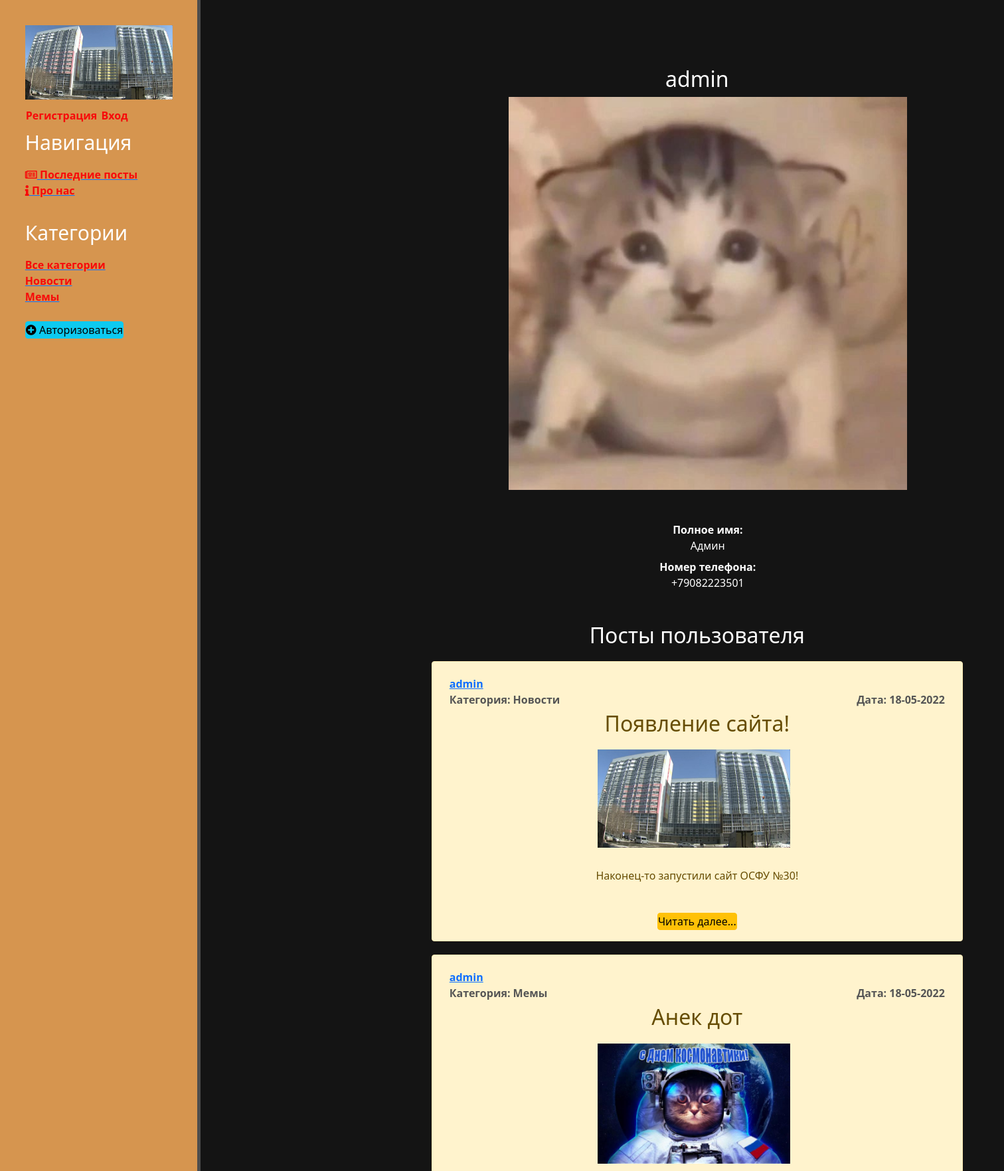
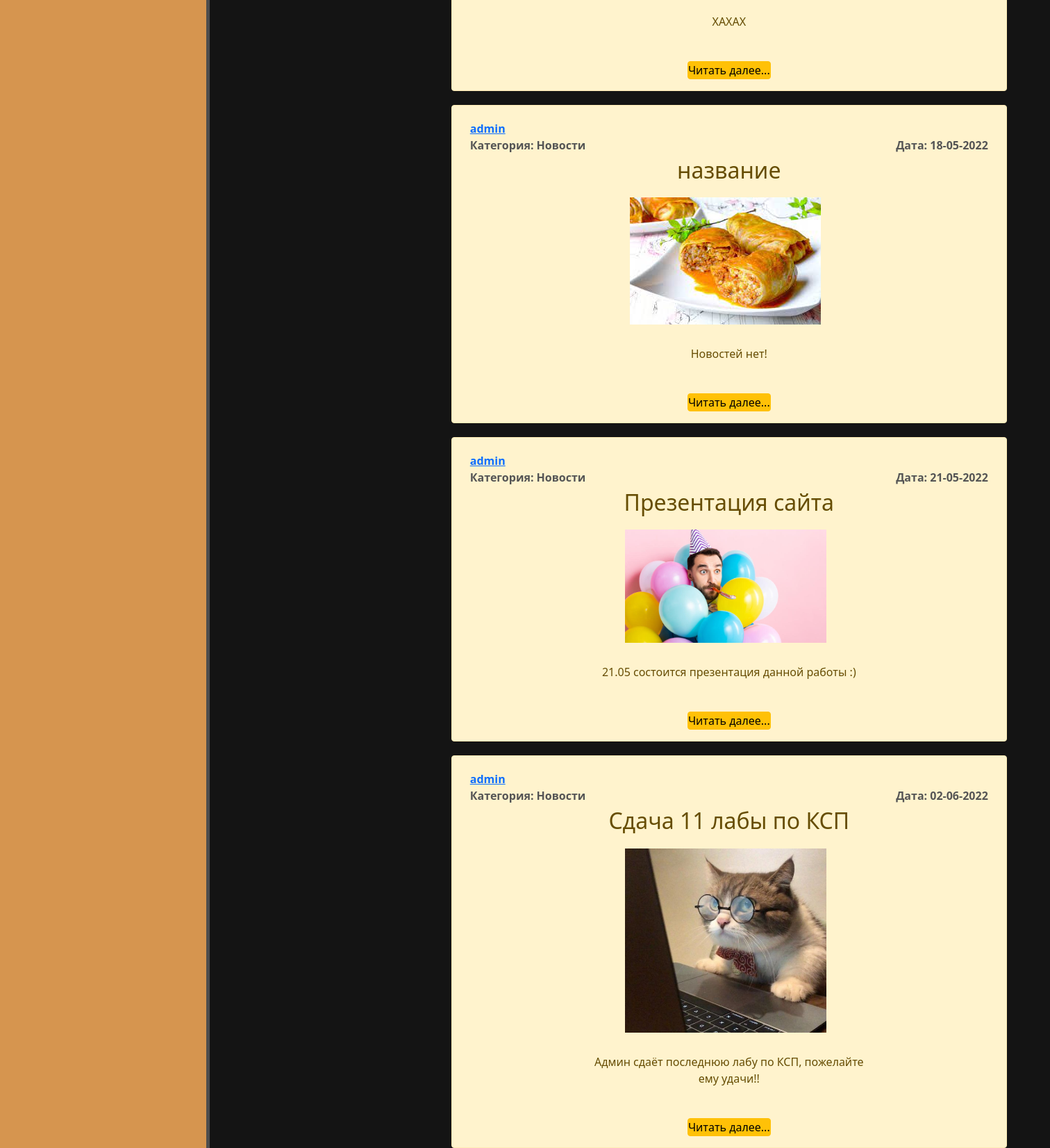
The app's page /profile/1 with its own data (2 pictures, top to bottom).
### main/models.py (models this page shows, shortened)
class Category(models.Model): #категория
    name = models.CharField(max_length=100, db_index=True)
    def __str__(self):
        return self.name
    def get_absolute_url(self):
        return reverse('category', kwargs={'cat_id': self.pk})
    class Meta:
        verbose_name = 'Категория'
        verbose_name_plural = 'Категории'

class Profile(models.Model): #пользователь
    user = models.OneToOneField(User, verbose_name='Пользователь', on_delete=models.CASCADE)
    avatar = models.ImageField("Аватар", upload_to='profile/', blank=True, null=True)
    phone = models.CharField("Телефон", max_length=25)
    first_name = models.CharField("Имя", max_length=50)
    second_name = models.CharField("Фамилия", max_length=50, blank=True, null=True)
    class Meta:
        verbose_name = "Профиль"
        verbose_name_plural = "Профиля"

class Posts(models.Model): #пост
    title = models.CharField('Название', max_length=50)
    full_text = models.TextField('Пост')
    photo = models.ImageField('Фото', upload_to='photos/%Y/%m/%d/', null=True)
    date = models.DateTimeField('Дата публикации', auto_now_add=True)
    cat = models.ForeignKey('Category', on_delete=models.PROTECT)
    author = models.ForeignKey(User, on_delete=models.CASCADE, verbose_name="Автор", related_name="posts", null=True)
    class Meta: #класс названий для таблички (админ панель)
        verbose_name = 'Пост'
        verbose_name_plural = 'Посты'

### main/views.py (the view)
# urls.py: path('profile/<int:profile_id>', post_author, name='profile-detail'),
def post_author(request, profile_id): #метод профиля пользователя
    user = User.objects.get(id=profile_id)
    post = Posts.objects.filter(author=user)
    cats = Category.objects.all()
    profile = get_object_or_404(Profile, pk=profile_id)
    data = {
        'post': post,
        'cats': cats,
        'profile': profile
    }
    return render(request, 'main/user-detail.html', data)

### main/templates/main/user-detail.html (shortened to what this page needs)
{% extends 'main/layout.html' %}
{% block content %}
    <div class="features">
        <div class="profile">
            <h2>{{ profile.user }}</h2>
        <div class="profile row" style="margin-left: 20px;">
            <div class="profile__block">
                {% if profile.avatar.name %}
                    <img src="{{ profile.avatar.url }}" >
                {% endif %}
                <br>
                <br>
            </div>
                <dl class="profile__profile">
                    <dt class="text-right">Полное имя:</dt>
                    <dd class="">{{ profile.first_name }}</dd>
                    <dt class="text-right">Номер телефона:</dt>
                    <dd class="">{{ profile.phone }}</dd>
                </dl>
        </div>
        <br>
        <h2>Посты пользователя</h2>
{% for el in post %}
            <div class="alert alert-warning">
                <div class="article-panel">
                    <p class="first"><a href="{% url 'profile-detail' el.author.id %}">{{ el.author }}</a></p><br>
                    <p class="last">Дата: {{el.date|date:"d-m-Y"}}</p>
	                <p class="first">Категория: {{el.cat}}</p><br>
                </div>
                <h2>{{ el.title }}</h2>
                {% if el.photo %}
	            <p><img class="img-article-left" src="{{ el.photo.url }}"></p>
                {% endif %}
                {% autoescape on %}
	            {{el.full_text|linebreaks|truncatewords:50}}
	            {% endautoescape %}<br>
                <a href="{% url 'post-detail' el.pk %}" class="btn btn-warning">Читать далее...</a>
            </div>
        {% endfor %}
        </div>
    </div>
{% endblock %}

### main/templates/main/layout.html (shortened to what this page needs)
<!doctype html>
{% load static %}
<html lang="en">
<head>
    <link rel="stylesheet" href="https://cdn.jsdelivr.net/npm/bootstrap@5.1.3/dist/css/bootstrap.min.css">
    <link rel="stylesheet" href="{% static 'main/css/main.css' %}">
    <link rel="stylesheet" href="https://use.fontawesome.com/releases/v5.8.2/css/all.css">
    <link rel="stylesheet" href="{% static 'css/scrollup-button.css' %}" type="text/css">
</head>
<body>
<aside>
    <a href="{% url 'home' %}"><img src="{% static 'main/img/fon.jpeg' %}" alt=""></a>
    <ul>
        {% if user.is_authenticated  %}
            <a href="#" class="btn" id="user-page"><li>Личный кабинет</li></a>
            <a href="{% url 'profile-detail' user.id %}" class="btn addPages" style="display:none;"><li>Профиль</li></a>
            <a href="{% url 'exit' %}" class="btn addPages" style="display:none;"><li>Выход</li></a>
        {% else %}
            <a href="{% url 'reg' %}" class="btn"><li>Регистрация</li></a>
            <a href="{% url 'user' %}" class="btn"><li>Вход</li></a>
        {% endif %}
    </ul>
    <h3>Навигация</h3>
    <ul>
        <a href="{% url 'post_home' %}"><li><i class="far fa-newspaper"></i> Последние посты</li></a>
        <a href="{% url 'about' %}"><li><i class="fas fa-info"></i> Про нас</li></a>
    </ul>
    <br>
    <h3>Категории</h3>
    <ul>
        <a href="{% url 'post_home' %}"><li>Все категории</li></a>
        {% for c in cats %}
                <a href="{{ c.get_absolute_url }}"><li>{{ c.name }}</li></a>
        {% endfor %}
    </ul>
    <br>
         {% if user.is_authenticated  %}
            <a href="{% url 'create' %}"><button class="btn btn-info"><i class="fas fa-plus-circle"></i> Написать пост</button></a>
        {% else %}
            <a href="{% url 'user' %}"><button class="btn btn-info"><i class="fas fa-plus-circle"></i> Авторизоваться</button></a>
        {% endif %}
</aside>
<main>
    {% block content %}
    {% endblock %}
</main>
</body>
</html>

### main/static/main/css/main.css (style rules this page uses)
body { background-color: #141414; color: #f20a0a }
aside { float: left; padding: 2.5%; color: #fff; border-right: 5px solid #4d4d4d; height: 100%; width: 20%; position: fixed; background: #d6954f; z-index: 100; }
aside img { width: 100%; float: center; }
aside h3 { margin-top: 10px; font-size: 30px; }
aside ul { list-style: none }
aside ul li { color: #f70a0a; display: block; transition: all .6s ease; font-weight: bold }
.profile { text-align: center; }
.profile__block { display: flex; flex-direction: column; align-items: center; }
.profile__profile { text-align: center; }
main .features { float: left; color: #fff; margin-top: 100px; text-align: center; width: 80%; margin-left: 300px; padding: 0px 10px; padding-left: 300px; }
main .features p { max-width:400px; margin: 20px auto; }
.alert-warning { width: 800px; margin: 0 auto; text-align: center; margin-top: 20px; }
div.article-panel { padding: 5px 10px 5px 10px; box-sizing: border-box; overflow: hidden; color: #555; font-weight: bold }
div.article-panel p.first { margin: 0; float: left; }
div.article-panel p.last { margin: 0; float: right; }
img { max-width: 600px; height: auto; }
img.img-article-left { max-width: 300px; height: auto; float: center; padding: 0 10px 10px 0; }
ul { padding: 10px 0 0 0; margin: 0; }
.btn { padding: 0; }

### records on screen
Category: name "Новости"
Category: name "Мемы"
Profile: user "admin", avatar (picture), first_name "Админ", phone "+79082223501"
Posts: author "admin", date "18-05-2022", cat "Новости", title "Появление сайта!", photo (picture), full_text "Наконец-то запустили сайт ОСФУ №30!"
Posts: author "admin", date "18-05-2022", cat "Мемы", title "Анек дот", photo (picture), full_text "ХАХАХ"
Posts: author "admin", date "18-05-2022", cat "Новости", title "название", photo (picture), full_text "Новостей нет!"
Posts: author "admin", date "21-05-2022", cat "Новости", title "Презентация сайта", photo (picture), full_text "21.05 состоится презентация данной работы :)"
Posts: author "admin", date "02-06-2022", cat "Новости", title "Сдача 11 лабы по КСП", photo (picture), full_text "Админ сдаёт последнюю лабу по КСП, пожелайте ему удачи!!"
